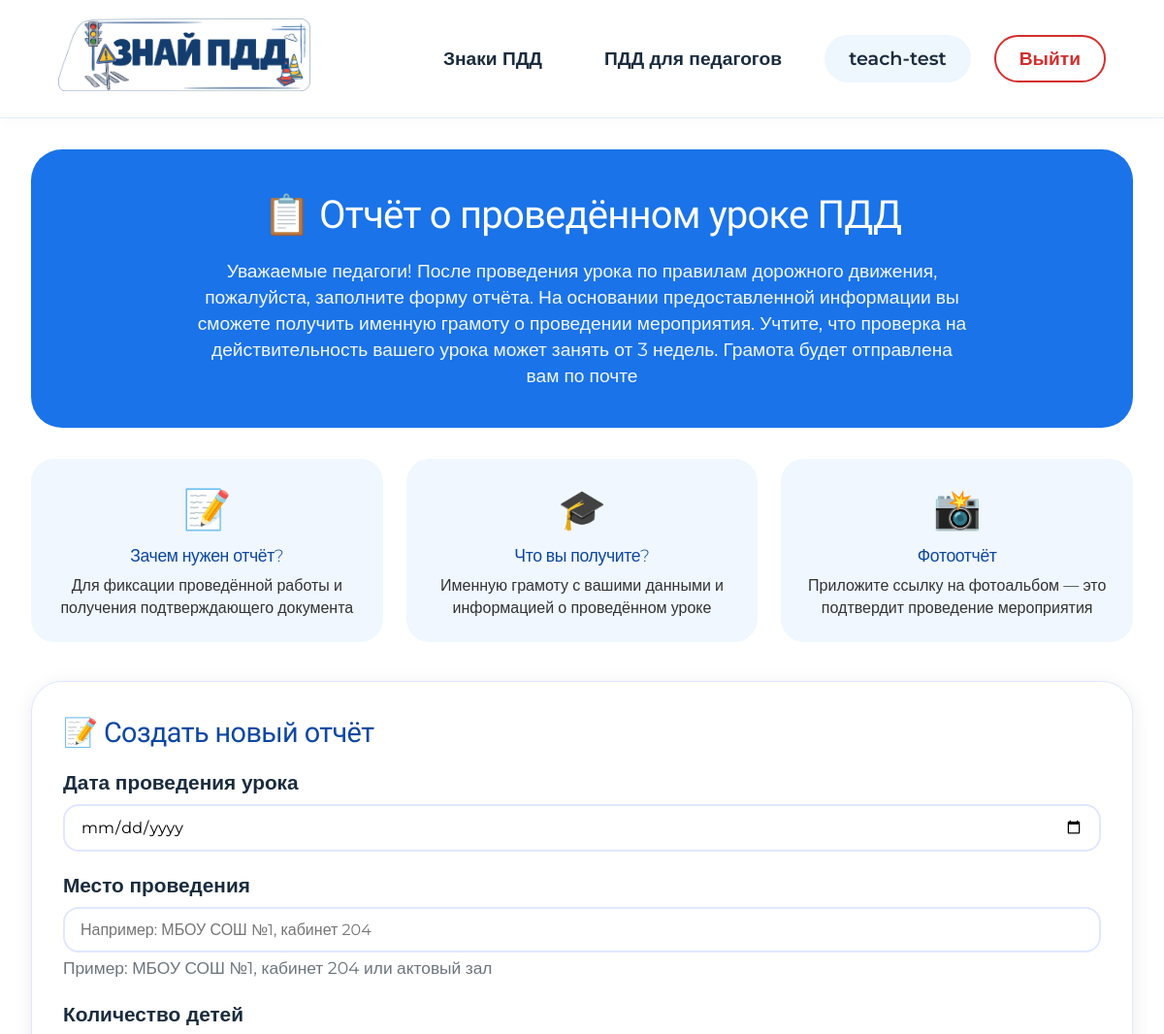
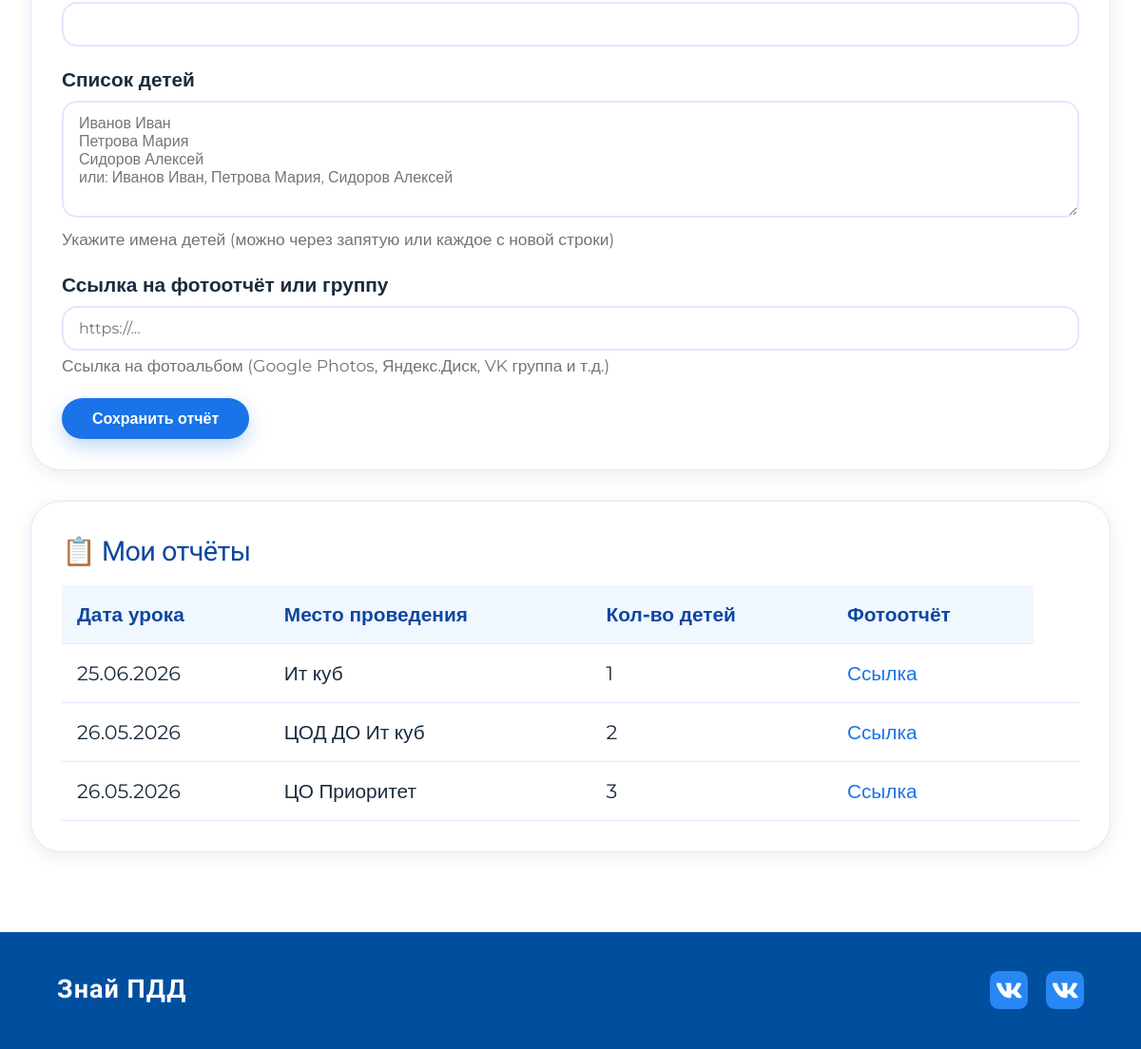
The app's page /pdd-teacher/ (signed in) with its own data (2 pictures, top to bottom).
### app/models.py (models this page shows, shortened)
class TeacherLessonReport(models.Model):
  user = models.ForeignKey(User, on_delete=models.CASCADE, related_name='lesson_reports', verbose_name='Педагог')
  lesson_date = models.DateField(verbose_name='Дата проведения урока')
  location = models.CharField(max_length=300, verbose_name='Место проведения')
  children_count = models.PositiveIntegerField(verbose_name='Количество детей')
  children_list = models.TextField(verbose_name='Список детей',
                                   help_text='Введите имена детей через запятую или с новой строки')
  photo_link = models.URLField(verbose_name='Ссылка на фотоотчёт или группу', blank=True,
                               help_text='Ссылка на фотоальбом, облачное хранилище или группу в соцсетях')
  created_at = models.DateTimeField(auto_now_add=True, verbose_name='Дата создания отчёта')
  certificate_generated = models.BooleanField(default=False, verbose_name='Грамота сгенерирована')
  class Meta:
    verbose_name = 'Отчёт об уроке ПДД'
    verbose_name_plural = 'Отчёты об уроках ПДД'
    ordering = ['-lesson_date']

### app/views.py (the view)
# urls.py: path('pdd-teacher/', views.pdd_teacher, name='pdd-teacher'),
@user_passes_test(is_teacher)
def pdd_teacher(request):
  reports = TeacherLessonReport.objects.filter(user=request.user).order_by('-lesson_date')
  if request.method == 'POST':
    form = TeacherLessonReportForm(request.POST)
    if form.is_valid():
      report = form.save(commit=False)
      report.user = request.user
      report.save()
      messages.success(request, 'Отчёт успешно сохранён!')
      return redirect('pdd-teacher')
    else:
      messages.error(request, 'Пожалуйста, исправьте ошибки в форме.')
  else:
    form = TeacherLessonReportForm()
  context = {
    'form': form,
    'reports': reports,
  }
  return render(request, 'pdd-teacher.html', context)

### app/views.py (called while the page is built)
def is_teacher(user):
  return user.is_authenticated and hasattr(user, 'profile') and user.profile.role == 'teacher'

### app/templates/pdd-teacher.html (shortened to what this page needs)
{% extends 'base.html' %}
{% load static %}
{% block content %}
<link rel="stylesheet" type="text/css" href="{% static '../static/css/pdd-teacher.css' %}">
<div class="teacher-container">
    <div class="hero-section">
        <h2>📋 Отчёт о проведённом уроке ПДД</h2>
        <p>
            Уважаемые педагоги! После проведения урока по правилам дорожного движения,
            пожалуйста, заполните форму отчёта. На основании предоставленной информации
            вы сможете получить именную грамоту о проведении мероприятия.
            Учтите, что проверка на действительность вашего урока может занять от 3 недель.
            Грамота будет отправлена вам по почте
        </p>
    </div>
    <div class="info-cards">
        <div class="info-card">
            <div class="emoji">📝</div>
            <h4>Зачем нужен отчёт?</h4>
            <p>Для фиксации проведённой работы и получения подтверждающего документа</p>
        </div>
        <div class="info-card">
            <div class="emoji">🎓</div>
            <h4>Что вы получите?</h4>
            <p>Именную грамоту с вашими данными и информацией о проведённом уроке</p>
        </div>
        <div class="info-card">
            <div class="emoji">📸</div>
            <h4>Фотоотчёт</h4>
            <p>Приложите ссылку на фотоальбом — это подтвердит проведение мероприятия</p>
        </div>
    </div>
    <div class="form-section">
        <h3>📝 Создать новый отчёт</h3>
        <form method="POST" action="">
            <div class="form-group">
                <label for="{{ form.lesson_date.id_for_label }}">{{ form.lesson_date.label }}</label>
                {{ form.lesson_date }}
            </div>
            <div class="form-group">
                <label for="{{ form.location.id_for_label }}">{{ form.location.label }}</label>
                {{ form.location }}
                <small style="color: #6c757d;">Пример: МБОУ СОШ №1, кабинет 204 или актовый зал</small>
            </div>
            <div class="form-group">
                <label for="{{ form.children_count.id_for_label }}">{{ form.children_count.label }}</label>
                {{ form.children_count }}
            </div>
            <div class="form-group">
                <label for="{{ form.children_list.id_for_label }}">{{ form.children_list.label }}</label>
                {{ form.children_list }}
                <small style="color: #6c757d;">{{ form.children_list.help_text }}</small>
            </div>
            <div class="form-group">
                <label for="{{ form.photo_link.id_for_label }}">{{ form.photo_link.label }}</label>
                {{ form.photo_link }}
                <small style="color: #6c757d;">{{ form.photo_link.help_text }}</small>
            </div>
            <button type="submit" class="btn btn-primary">Сохранить отчёт</button>
        </form>
    </div>
    <div class="reports-section">
        <h3>📋 Мои отчёты</h3>
        {% if reports %}
            <table class="reports-table">
                <thead>
                    <tr>
                        <th>Дата урока</th>
                        <th>Место проведения</th>
                        <th>Кол-во детей</th>
                        <th>Фотоотчёт</th>
                    </tr>
                </thead>
                <tbody>
                    {% for report in reports %}
                    <tr>
                        <td>{{ report.lesson_date|date:"d.m.Y" }}</td>
                        <td>{{ report.location|truncatechars:30 }}</td>
                        <td>{{ report.children_count }}</td>
                        <td>
                            {% if report.photo_link %}
                                <a href="{{ report.photo_link }}" target="_blank" style="color: #1a73e8;">Ссылка</a>
                            {% else %}
                                —
                            {% endif %}
                        </td>
                        <td>
                        </td>
                    </tr>
                    {% endfor %}
                </tbody>
            </table>
        {% else %}
            <div class="empty-state">
                <p>У вас пока нет созданных отчётов.</p>
                <p>Заполните форму выше, чтобы создать первый отчёт и получить грамоту!</p>
            </div>
        {% endif %}
    </div>
</div>
{% endblock %}

### app/templates/base.html (shortened to what this page needs)
<!DOCTYPE html>
<html lang="ru">
<head>
  {% load static %}
  <link rel="stylesheet" type="text/css" href="{% static '../static/css/base.css' %}">
  <link rel="stylesheet" type="text/css" href="{% static '../static/css/signs.css' %}">
</head>
<body>
<div class='header-div'>
  <div class="logo-head">
    <a href="{% url 'index' %}">
      <img src="{% static 'images/logo_pdd.png' %}" alt="Знай ПДД">
    </a>
  </div>
    <div class="panel">
    {% if user.is_authenticated %}
    <div class="nav-menu">
        {% if user.profile.role == 'teacher' %}
        <a href="{% url 'signs_landing' %}" class="signs-link">Знаки ПДД</a>
        <div class="dropdown">
            <div class="dropbtn">ПДД для педагогов</div>
        </div>
        {% endif %}
        <a href="{% url 'profile' %}" class="profile-link">{{ user.username }}</a>
        <a class="logout-a" href="{% url 'logout' %}">Выйти</a>
    </div>
    {% else %}
    <div class="nav-menu">
        <a class="login-a" href="{% url 'login' %}">Войти</a>
    </div>
    {% endif %}
  </div>
</div>
<div class="content">
  {% block content %}{% endblock %}
</div>
<footer>
  <div class="text-logo">Знай ПДД</div>
  <div class="social">
    <a href="https://vk.ru/media_uid_lo" class="social-link" title="Медиа-центр">
      <img src="{% static 'images/vk-icon.png' %}" alt="VK">
    </a>
    <a href="https://vk.ru/lab48" class="social-link" title="Лаборатория 48">
      <img src="{% static 'images/vk-icon.png' %}" alt="VK">
    </a>
  </div>
</footer>
</body>
</html>

### app/static/css/base.css (style rules this page uses)
* { margin: 0; padding: 0; box-sizing: border-box; }
body { font-family: 'Montserrat', sans-serif; background-color: #ffffff; color: #1A2C3E; line-height: 1.4; display: flex; flex-direction: column; min-height: 100vh; font-size: 1.3rem; }
.content { flex: 1; }
h1, h2, h3, h4, h5, .logo-head, .panel h4, .panel h3 { font-family: 'Climate Crisis', sans-serif; font-weight: 300; font-optical-sizing: auto; font-style: normal; font-variation-settings: "YEAR" 1988; letter-spacing: -0.02em; }
.logo-head { display: flex; align-items: center; }
.logo-head img { height: 75px; width: auto; }
h3 { font-size: 1.95rem; }
h4 { font-size: 1.82rem; }
a { text-decoration: none; transition: all 0.2s ease; }
.header-div { display: flex; justify-content: space-between; align-items: center; padding: 1.2rem 5%; max-width: 1820px; margin: 0 auto; width: 100%; flex-wrap: wrap; gap: 0.6rem; background-color: #ffffff; border-bottom: 1px solid #e2edf7; box-shadow: 0 4px 12px rgba(26, 44, 62, 0.02); }
.panel { margin-left: auto; }
.nav-menu { display: flex; align-items: center; gap: 1.5rem; flex-wrap: wrap; }
.dropdown { position: relative; display: inline-block; }
.dropbtn { font-family: 'Montserrat', sans-serif; font-weight: 600; font-size: 1.2rem; color: #1A2C3E; border: none; padding: 10px 20px; border-radius: 52px; cursor: pointer; display: inline-block; background: transparent; transition: background-color 0.25s ease, color 0.25s ease; }
.panel a, .panel span { font-family: 'Montserrat', sans-serif; font-weight: 600; font-size: 1.2rem; }
.signs-link { font-family: 'Montserrat', sans-serif; font-weight: 600; font-size: 1.2rem; color: #1A2C3E; padding: 10px 20px; border-radius: 52px; display: inline-block; text-decoration: none; transition: background-color 0.25s ease, color 0.25s ease; }
.panel span, .profile-link { background: #eef6fe; padding: 10px 24px; border-radius: 52px; font-weight: 600; color: #1A2C3E; display: inline-block; border: 1px solid transparent; transition: all 0.2s ease; }
.logout-a { font-family: 'Montserrat', sans-serif; font-weight: 700; font-size: 1.2rem; background: transparent; border: 2.5px solid #d32f2f; padding: 9px 24px; border-radius: 52px; color: #d32f2f; display: inline-block; transition: all 0.2s ease; }
footer { background-color: #004f9f; margin-top: 3.2rem; padding: 2.6rem 5%; display: flex; flex-wrap: wrap; justify-content: space-between; align-items: center; gap: 1.95rem; color: white; }
.text-logo { font-weight: 700; font-size: 1.69rem; letter-spacing: 1px; font-family: 'Climate Crisis', sans-serif; }
.social { display: flex; gap: 1.2rem; align-items: center; }
.social-link { display: inline-flex !important; align-items: center; justify-content: center; width: 40px !important; height: 40px !important; border-radius: 10px; transition: all 0.3s cubic-bezier(0.34, 1.56, 0.64, 1); text-decoration: none; position: relative; flex-shrink: 0; background-color: #4C75A3 !important; }
.social-link img { width: 44px; height: 44px; display: block; transition: all 0.3s ease; max-width: 100%; max-height: 100%; }

### app/static/css/signs.css (style rules this page uses)
.btn-primary { display: inline-block; background: linear-gradient(135deg, #347fdc 0%, #2575fc 100%); color: #ffffff; font-weight: 700; padding: 16px 38px; border-radius: 40px; font-size: 1.1rem; box-shadow: 0 8px 20px rgba(52, 127, 220, 0.3); transition: transform 0.2s, box-shadow 0.2s; }

### records on screen
TeacherLessonReport: lesson_date "25.06.2026", location "Ит куб", children_count "1"
TeacherLessonReport: lesson_date "26.05.2026", location "ЦОД ДО Ит куб", children_count "2"
TeacherLessonReport: lesson_date "26.05.2026", location "ЦО Приоритет", children_count "3"

### other values on screen
{{ user.username }} "teach-test"
